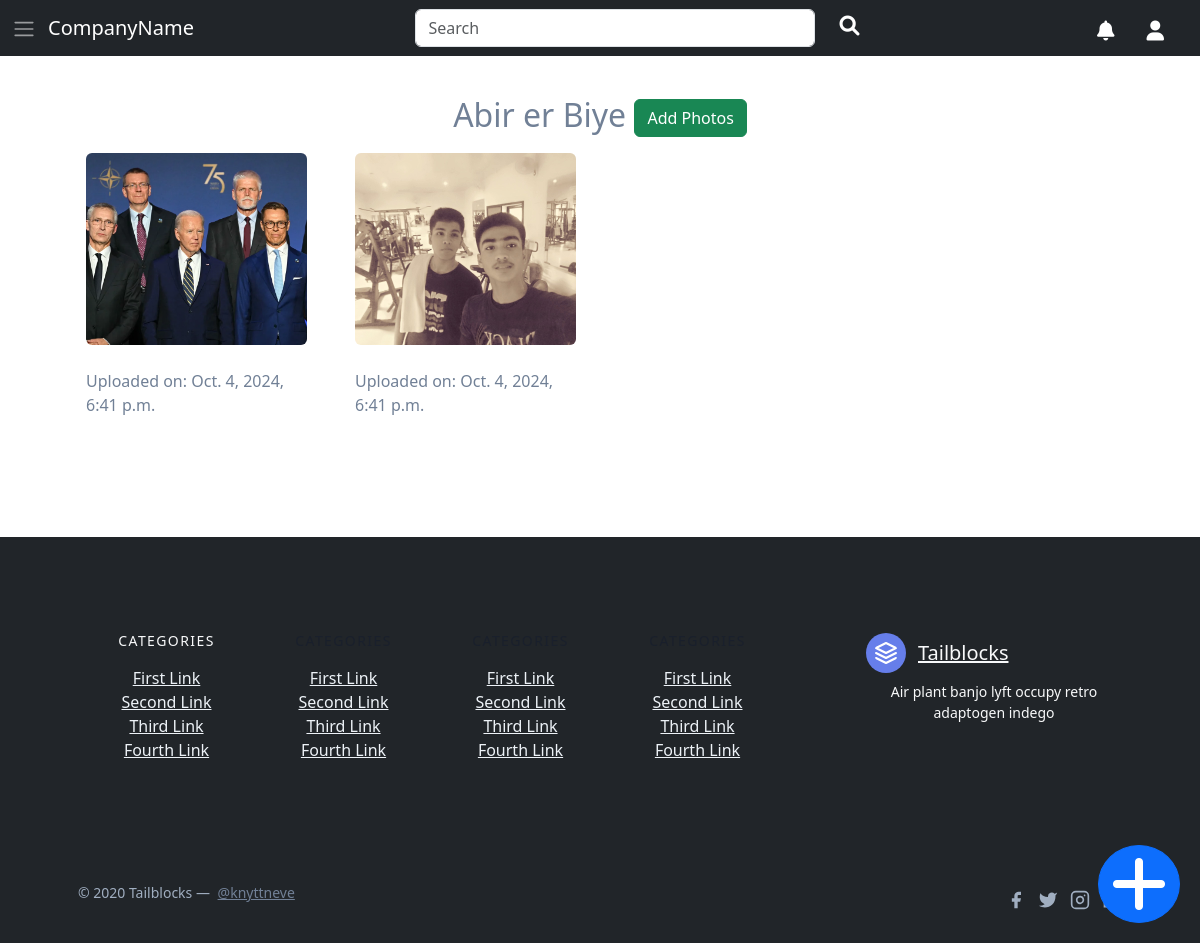
Before: /myEvents/33 with the older database file.
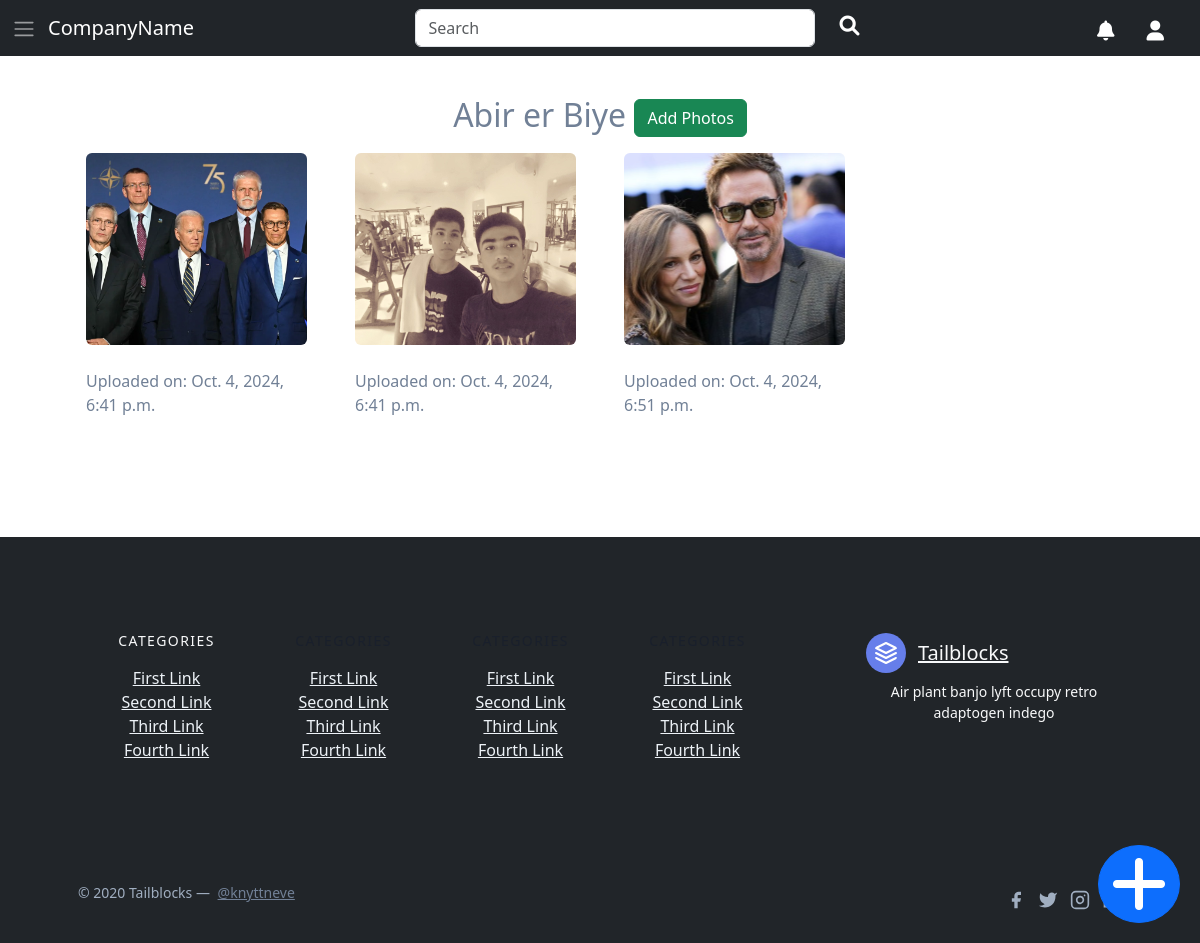
After: the same page with the newer database file.
### home/models.py (models this page shows, shortened)
class PicsRelation(models.Model):
    event = models.ForeignKey(Event, related_name='pictures', default="", on_delete=models.CASCADE)  # Link multiple images to one event
    image = models.ImageField(upload_to='images/eventPictures', default="")
    date = models.DateTimeField(auto_now_add=True)

### home/views.py (the view)
# urls.py: path('myEvents/<str:eventID>', views.eventPage, name='eventPage'),
def eventPage(request, eventID):
    event = Event.objects.get(id=eventID)
    pictures = PicsRelation.objects.filter(event=event)
    return render(request, 'eventPage.html',{'event':event, 'photos':pictures})

### home/templates/eventPage.html (shortened to what this page needs)
{% extends 'layout.html' %}
{% block body %}
<section class="text-gray-600 body-font">
    <div class="container px-5 py-24 mx-auto">
        <h2 class="text-center">{{event.name}}  <button class="btn btn-success" data-bs-toggle="modal" data-bs-target="#addPhotosModal">Add Photos</button></h2>
      <div class="flex flex-wrap -m-4">
        {% for photo in photos %}
        <div class="lg:w-1/4 md:w-1/2 p-4 w-full">
          <a class="block relative h-48 rounded overflow-hidden">
            <img alt="ecommerce" class="object-cover object-center w-full h-full block" src="/media/{{photo.image}}">
          </a>
          <div class="mt-4">
            <p class="mt-1">Uploaded on: {{photo.date}}</p>
          </div>
        </div>
        {% endfor %}
      </div>
    </div>
  </section>
{% endblock %}

Changed rows visible on the page:
added PicsRelation: image (picture), date "Oct. 4, 2024, 6:51 p.m."
